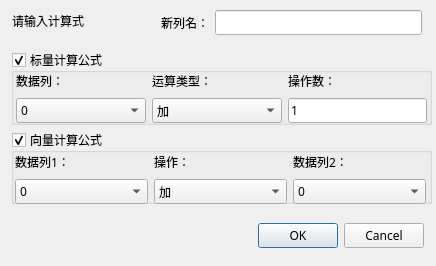
<?xml version="1.0" encoding="UTF-8"?>
<ui version="4.0">
 <class>PostExprDialog</class>
 <widget class="QDialog" name="PostExprDialog">
  <property name="geometry">
   <rect>
    <x>0</x>
    <y>0</y>
    <width>436</width>
    <height>266</height>
   </rect>
  </property>
  <property name="windowTitle">
   <string>后处理公式输入框</string>
  </property>
  <widget class="QGroupBox" name="groupBox_scalar_expr">
   <property name="geometry">
    <rect>
     <x>11</x>
     <y>50</y>
     <width>421</width>
     <height>75</height>
    </rect>
   </property>
   <property name="font">
    <font>
     <family>微软雅黑</family>
    </font>
   </property>
   <property name="title">
    <string>标量计算公式</string>
   </property>
   <property name="checkable">
    <bool>true</bool>
   </property>
   <property name="checked">
    <bool>true</bool>
   </property>
   <widget class="QWidget" name="">
    <property name="geometry">
     <rect>
      <x>5</x>
      <y>20</y>
      <width>411</width>
      <height>53</height>
     </rect>
    </property>
    <layout class="QHBoxLayout" name="horizontalLayout_3">
     <item>
      <layout class="QVBoxLayout" name="verticalLayout">
       <item>
        <widget class="QLabel" name="label_12">
         <property name="minimumSize">
          <size>
           <width>130</width>
           <height>20</height>
          </size>
         </property>
         <property name="text">
          <string>数据列：</string>
         </property>
        </widget>
       </item>
       <item>
        <widget class="QComboBox" name="comboBox_scalar_data">
         <item>
          <property name="text">
           <string>0</string>
          </property>
         </item>
        </widget>
       </item>
      </layout>
     </item>
     <item>
      <layout class="QVBoxLayout" name="verticalLayout_2">
       <item>
        <widget class="QLabel" name="label_7">
         <property name="minimumSize">
          <size>
           <width>130</width>
           <height>20</height>
          </size>
         </property>
         <property name="text">
          <string>运算类型：</string>
         </property>
        </widget>
       </item>
       <item>
        <widget class="QComboBox" name="comboBox_scarlar_operator">
         <item>
          <property name="text">
           <string>加</string>
          </property>
         </item>
         <item>
          <property name="text">
           <string>减</string>
          </property>
         </item>
         <item>
          <property name="text">
           <string>乘</string>
          </property>
         </item>
         <item>
          <property name="text">
           <string>除</string>
          </property>
         </item>
         <item>
          <property name="text">
           <string>平方</string>
          </property>
         </item>
         <item>
          <property name="text">
           <string>开方</string>
          </property>
         </item>
         <item>
          <property name="text">
           <string>对数</string>
          </property>
         </item>
        </widget>
       </item>
      </layout>
     </item>
     <item>
      <layout class="QVBoxLayout" name="verticalLayout_3">
       <item>
        <widget class="QLabel" name="label_8">
         <property name="minimumSize">
          <size>
           <width>120</width>
           <height>20</height>
          </size>
         </property>
         <property name="text">
          <string>操作数：</string>
         </property>
        </widget>
       </item>
       <item>
        <widget class="QLineEdit" name="lineEdit_scalar_operand">
         <property name="styleSheet">
          <string notr="true">gridline-color: qlineargradient(spread:pad, x1:0, y1:0, x2:1, y2:0, stop:0 rgba(255, 0, 0, 255), stop:0.166 rgba(255, 255, 0, 255), stop:0.333 rgba(0, 255, 0, 255), stop:0.5 rgba(0, 255, 255, 255), stop:0.666 rgba(0, 0, 255, 255), stop:0.833 rgba(255, 0, 255, 255), stop:1 rgba(255, 0, 0, 255));</string>
         </property>
         <property name="text">
          <string>1</string>
         </property>
         <property name="placeholderText">
          <string>1</string>
         </property>
        </widget>
       </item>
      </layout>
     </item>
    </layout>
   </widget>
  </widget>
  <widget class="QGroupBox" name="groupBox_vector_expr">
   <property name="geometry">
    <rect>
     <x>11</x>
     <y>130</y>
     <width>421</width>
     <height>74</height>
    </rect>
   </property>
   <property name="font">
    <font>
     <family>微软雅黑</family>
    </font>
   </property>
   <property name="title">
    <string>向量计算公式</string>
   </property>
   <property name="checkable">
    <bool>true</bool>
   </property>
   <property name="checked">
    <bool>true</bool>
   </property>
   <widget class="QWidget" name="layoutWidget_2">
    <property name="geometry">
     <rect>
      <x>4</x>
      <y>20</y>
      <width>411</width>
      <height>54</height>
     </rect>
    </property>
    <layout class="QHBoxLayout" name="horizontalLayout_10">
     <item>
      <layout class="QVBoxLayout" name="verticalLayout_5">
       <item>
        <widget class="QLabel" name="label_9">
         <property name="text">
          <string>数据列1：</string>
         </property>
        </widget>
       </item>
       <item>
        <widget class="QComboBox" name="comboBox_vector_data_1">
         <item>
          <property name="text">
           <string>0</string>
          </property>
         </item>
         <item>
          <property name="text">
           <string>1</string>
          </property>
         </item>
        </widget>
       </item>
      </layout>
     </item>
     <item>
      <layout class="QVBoxLayout" name="verticalLayout_6">
       <item>
        <widget class="QLabel" name="label_10">
         <property name="text">
          <string>操作：</string>
         </property>
        </widget>
       </item>
       <item>
        <widget class="QComboBox" name="comboBox_vector_operator">
         <item>
          <property name="text">
           <string>加</string>
          </property>
         </item>
         <item>
          <property name="text">
           <string>减</string>
          </property>
         </item>
         <item>
          <property name="text">
           <string>乘</string>
          </property>
         </item>
         <item>
          <property name="text">
           <string>除</string>
          </property>
         </item>
        </widget>
       </item>
      </layout>
     </item>
     <item>
      <layout class="QVBoxLayout" name="verticalLayout_7">
       <item>
        <widget class="QLabel" name="label_11">
         <property name="text">
          <string>数据列2：</string>
         </property>
        </widget>
       </item>
       <item>
        <widget class="QComboBox" name="comboBox_vector_data_2">
         <item>
          <property name="text">
           <string>0</string>
          </property>
         </item>
         <item>
          <property name="text">
           <string>1</string>
          </property>
         </item>
        </widget>
       </item>
      </layout>
     </item>
    </layout>
   </widget>
  </widget>
  <widget class="QWidget" name="layoutWidget">
   <property name="geometry">
    <rect>
     <x>13</x>
     <y>220</y>
     <width>411</width>
     <height>32</height>
    </rect>
   </property>
   <layout class="QHBoxLayout" name="horizontalLayout">
    <item>
     <spacer name="horizontalSpacer_2">
      <property name="orientation">
       <enum>Qt::Horizontal</enum>
      </property>
      <property name="sizeHint" stdset="0">
       <size>
        <width>198</width>
        <height>20</height>
       </size>
      </property>
     </spacer>
    </item>
    <item>
     <widget class="QDialogButtonBox" name="buttonBox">
      <property name="font">
       <font>
        <family>微软雅黑</family>
       </font>
      </property>
      <property name="standardButtons">
       <set>QDialogButtonBox::Cancel|QDialogButtonBox::Ok</set>
      </property>
     </widget>
    </item>
   </layout>
  </widget>
  <widget class="QWidget" name="layoutWidget">
   <property name="geometry">
    <rect>
     <x>161</x>
     <y>10</y>
     <width>261</width>
     <height>25</height>
    </rect>
   </property>
   <layout class="QHBoxLayout" name="horizontalLayout_2">
    <item>
     <widget class="QLabel" name="label_3">
      <property name="font">
       <font>
        <family>微软雅黑</family>
        <pointsize>9</pointsize>
       </font>
      </property>
      <property name="frameShape">
       <enum>QFrame::NoFrame</enum>
      </property>
      <property name="text">
       <string>新列名：</string>
      </property>
     </widget>
    </item>
    <item>
     <widget class="QLineEdit" name="lineEdit_new_col_name">
      <property name="font">
       <font>
        <family>微软雅黑</family>
       </font>
      </property>
      <property name="styleSheet">
       <string notr="true">gridline-color: qlineargradient(spread:pad, x1:0, y1:0, x2:1, y2:0, stop:0 rgba(255, 0, 0, 255), stop:0.166 rgba(255, 255, 0, 255), stop:0.333 rgba(0, 255, 0, 255), stop:0.5 rgba(0, 255, 255, 255), stop:0.666 rgba(0, 0, 255, 255), stop:0.833 rgba(255, 0, 255, 255), stop:1 rgba(255, 0, 0, 255));</string>
      </property>
      <property name="text">
       <string/>
      </property>
      <property name="placeholderText">
       <string/>
      </property>
     </widget>
    </item>
   </layout>
  </widget>
  <widget class="QLabel" name="label_2">
   <property name="geometry">
    <rect>
     <x>12</x>
     <y>13</y>
     <width>77</width>
     <height>16</height>
    </rect>
   </property>
   <property name="font">
    <font>
     <family>微软雅黑</family>
     <pointsize>9</pointsize>
    </font>
   </property>
   <property name="frameShape">
    <enum>QFrame::NoFrame</enum>
   </property>
   <property name="text">
    <string>请输入计算式：</string>
   </property>
  </widget>
 </widget>
 <resources/>
 <connections>
  <connection>
   <sender>buttonBox</sender>
   <signal>rejected()</signal>
   <receiver>PostExprDialog</receiver>
   <slot>reject()</slot>
   <hints>
    <hint type="sourcelabel">
     <x>324</x>
     <y>235</y>
    </hint>
    <hint type="destinationlabel">
     <x>217</x>
     <y>132</y>
    </hint>
   </hints>
  </connection>
 </connections>
</ui>
